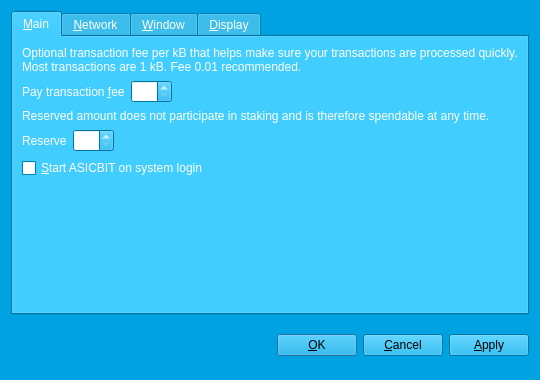
<?xml version="1.0" encoding="UTF-8"?>
<ui version="4.0">
 <class>OptionsDialog</class>
 <widget class="QDialog" name="OptionsDialog">
  <property name="geometry">
   <rect>
    <x>0</x>
    <y>0</y>
    <width>540</width>
    <height>380</height>
   </rect>
  </property>
  <property name="palette">
   <palette>
    <active>
     <colorrole role="WindowText">
      <brush brushstyle="SolidPattern">
       <color alpha="255">
        <red>255</red>
        <green>255</green>
        <blue>255</blue>
       </color>
      </brush>
     </colorrole>
     <colorrole role="Button">
      <brush brushstyle="SolidPattern">
       <color alpha="255">
        <red>0</red>
        <green>162</green>
        <blue>225</blue>
       </color>
      </brush>
     </colorrole>
     <colorrole role="Light">
      <brush brushstyle="SolidPattern">
       <color alpha="255">
        <red>82</red>
        <green>207</green>
        <blue>255</blue>
       </color>
      </brush>
     </colorrole>
     <colorrole role="Midlight">
      <brush brushstyle="SolidPattern">
       <color alpha="255">
        <red>41</red>
        <green>184</green>
        <blue>240</blue>
       </color>
      </brush>
     </colorrole>
     <colorrole role="Dark">
      <brush brushstyle="SolidPattern">
       <color alpha="255">
        <red>0</red>
        <green>81</green>
        <blue>112</blue>
       </color>
      </brush>
     </colorrole>
     <colorrole role="Mid">
      <brush brushstyle="SolidPattern">
       <color alpha="255">
        <red>0</red>
        <green>108</green>
        <blue>150</blue>
       </color>
      </brush>
     </colorrole>
     <colorrole role="Text">
      <brush brushstyle="SolidPattern">
       <color alpha="255">
        <red>255</red>
        <green>255</green>
        <blue>255</blue>
       </color>
      </brush>
     </colorrole>
     <colorrole role="BrightText">
      <brush brushstyle="SolidPattern">
       <color alpha="255">
        <red>255</red>
        <green>255</green>
        <blue>255</blue>
       </color>
      </brush>
     </colorrole>
     <colorrole role="ButtonText">
      <brush brushstyle="SolidPattern">
       <color alpha="255">
        <red>0</red>
        <green>0</green>
        <blue>0</blue>
       </color>
      </brush>
     </colorrole>
     <colorrole role="Base">
      <brush brushstyle="SolidPattern">
       <color alpha="255">
        <red>255</red>
        <green>255</green>
        <blue>255</blue>
       </color>
      </brush>
     </colorrole>
     <colorrole role="Window">
      <brush brushstyle="SolidPattern">
       <color alpha="255">
        <red>0</red>
        <green>162</green>
        <blue>225</blue>
       </color>
      </brush>
     </colorrole>
     <colorrole role="Shadow">
      <brush brushstyle="SolidPattern">
       <color alpha="255">
        <red>0</red>
        <green>0</green>
        <blue>0</blue>
       </color>
      </brush>
     </colorrole>
     <colorrole role="AlternateBase">
      <brush brushstyle="SolidPattern">
       <color alpha="255">
        <red>127</red>
        <green>208</green>
        <blue>240</blue>
       </color>
      </brush>
     </colorrole>
     <colorrole role="ToolTipBase">
      <brush brushstyle="SolidPattern">
       <color alpha="255">
        <red>255</red>
        <green>255</green>
        <blue>220</blue>
       </color>
      </brush>
     </colorrole>
     <colorrole role="ToolTipText">
      <brush brushstyle="SolidPattern">
       <color alpha="255">
        <red>0</red>
        <green>0</green>
        <blue>0</blue>
       </color>
      </brush>
     </colorrole>
    </active>
    <inactive>
     <colorrole role="WindowText">
      <brush brushstyle="SolidPattern">
       <color alpha="255">
        <red>255</red>
        <green>255</green>
        <blue>255</blue>
       </color>
      </brush>
     </colorrole>
     <colorrole role="Button">
      <brush brushstyle="SolidPattern">
       <color alpha="255">
        <red>0</red>
        <green>162</green>
        <blue>225</blue>
       </color>
      </brush>
     </colorrole>
     <colorrole role="Light">
      <brush brushstyle="SolidPattern">
       <color alpha="255">
        <red>82</red>
        <green>207</green>
        <blue>255</blue>
       </color>
      </brush>
     </colorrole>
     <colorrole role="Midlight">
      <brush brushstyle="SolidPattern">
       <color alpha="255">
        <red>41</red>
        <green>184</green>
        <blue>240</blue>
       </color>
      </brush>
     </colorrole>
     <colorrole role="Dark">
      <brush brushstyle="SolidPattern">
       <color alpha="255">
        <red>0</red>
        <green>81</green>
        <blue>112</blue>
       </color>
      </brush>
     </colorrole>
     <colorrole role="Mid">
      <brush brushstyle="SolidPattern">
       <color alpha="255">
        <red>0</red>
        <green>108</green>
        <blue>150</blue>
       </color>
      </brush>
     </colorrole>
     <colorrole role="Text">
      <brush brushstyle="SolidPattern">
       <color alpha="255">
        <red>255</red>
        <green>255</green>
        <blue>255</blue>
       </color>
      </brush>
     </colorrole>
     <colorrole role="BrightText">
      <brush brushstyle="SolidPattern">
       <color alpha="255">
        <red>255</red>
        <green>255</green>
        <blue>255</blue>
       </color>
      </brush>
     </colorrole>
     <colorrole role="ButtonText">
      <brush brushstyle="SolidPattern">
       <color alpha="255">
        <red>0</red>
        <green>0</green>
        <blue>0</blue>
       </color>
      </brush>
     </colorrole>
     <colorrole role="Base">
      <brush brushstyle="SolidPattern">
       <color alpha="255">
        <red>255</red>
        <green>255</green>
        <blue>255</blue>
       </color>
      </brush>
     </colorrole>
     <colorrole role="Window">
      <brush brushstyle="SolidPattern">
       <color alpha="255">
        <red>0</red>
        <green>162</green>
        <blue>225</blue>
       </color>
      </brush>
     </colorrole>
     <colorrole role="Shadow">
      <brush brushstyle="SolidPattern">
       <color alpha="255">
        <red>0</red>
        <green>0</green>
        <blue>0</blue>
       </color>
      </brush>
     </colorrole>
     <colorrole role="AlternateBase">
      <brush brushstyle="SolidPattern">
       <color alpha="255">
        <red>127</red>
        <green>208</green>
        <blue>240</blue>
       </color>
      </brush>
     </colorrole>
     <colorrole role="ToolTipBase">
      <brush brushstyle="SolidPattern">
       <color alpha="255">
        <red>255</red>
        <green>255</green>
        <blue>220</blue>
       </color>
      </brush>
     </colorrole>
     <colorrole role="ToolTipText">
      <brush brushstyle="SolidPattern">
       <color alpha="255">
        <red>0</red>
        <green>0</green>
        <blue>0</blue>
       </color>
      </brush>
     </colorrole>
    </inactive>
    <disabled>
     <colorrole role="WindowText">
      <brush brushstyle="SolidPattern">
       <color alpha="255">
        <red>0</red>
        <green>81</green>
        <blue>112</blue>
       </color>
      </brush>
     </colorrole>
     <colorrole role="Button">
      <brush brushstyle="SolidPattern">
       <color alpha="255">
        <red>0</red>
        <green>162</green>
        <blue>225</blue>
       </color>
      </brush>
     </colorrole>
     <colorrole role="Light">
      <brush brushstyle="SolidPattern">
       <color alpha="255">
        <red>82</red>
        <green>207</green>
        <blue>255</blue>
       </color>
      </brush>
     </colorrole>
     <colorrole role="Midlight">
      <brush brushstyle="SolidPattern">
       <color alpha="255">
        <red>41</red>
        <green>184</green>
        <blue>240</blue>
       </color>
      </brush>
     </colorrole>
     <colorrole role="Dark">
      <brush brushstyle="SolidPattern">
       <color alpha="255">
        <red>0</red>
        <green>81</green>
        <blue>112</blue>
       </color>
      </brush>
     </colorrole>
     <colorrole role="Mid">
      <brush brushstyle="SolidPattern">
       <color alpha="255">
        <red>0</red>
        <green>108</green>
        <blue>150</blue>
       </color>
      </brush>
     </colorrole>
     <colorrole role="Text">
      <brush brushstyle="SolidPattern">
       <color alpha="255">
        <red>0</red>
        <green>81</green>
        <blue>112</blue>
       </color>
      </brush>
     </colorrole>
     <colorrole role="BrightText">
      <brush brushstyle="SolidPattern">
       <color alpha="255">
        <red>255</red>
        <green>255</green>
        <blue>255</blue>
       </color>
      </brush>
     </colorrole>
     <colorrole role="ButtonText">
      <brush brushstyle="SolidPattern">
       <color alpha="255">
        <red>0</red>
        <green>81</green>
        <blue>112</blue>
       </color>
      </brush>
     </colorrole>
     <colorrole role="Base">
      <brush brushstyle="SolidPattern">
       <color alpha="255">
        <red>0</red>
        <green>162</green>
        <blue>225</blue>
       </color>
      </brush>
     </colorrole>
     <colorrole role="Window">
      <brush brushstyle="SolidPattern">
       <color alpha="255">
        <red>0</red>
        <green>162</green>
        <blue>225</blue>
       </color>
      </brush>
     </colorrole>
     <colorrole role="Shadow">
      <brush brushstyle="SolidPattern">
       <color alpha="255">
        <red>0</red>
        <green>0</green>
        <blue>0</blue>
       </color>
      </brush>
     </colorrole>
     <colorrole role="AlternateBase">
      <brush brushstyle="SolidPattern">
       <color alpha="255">
        <red>0</red>
        <green>162</green>
        <blue>225</blue>
       </color>
      </brush>
     </colorrole>
     <colorrole role="ToolTipBase">
      <brush brushstyle="SolidPattern">
       <color alpha="255">
        <red>255</red>
        <green>255</green>
        <blue>220</blue>
       </color>
      </brush>
     </colorrole>
     <colorrole role="ToolTipText">
      <brush brushstyle="SolidPattern">
       <color alpha="255">
        <red>0</red>
        <green>0</green>
        <blue>0</blue>
       </color>
      </brush>
     </colorrole>
    </disabled>
   </palette>
  </property>
  <property name="windowTitle">
   <string>Options</string>
  </property>
  <property name="modal">
   <bool>true</bool>
  </property>
  <layout class="QVBoxLayout" name="verticalLayout">
   <item>
    <widget class="QTabWidget" name="tabWidget">
     <property name="tabPosition">
      <enum>QTabWidget::North</enum>
     </property>
     <property name="currentIndex">
      <number>0</number>
     </property>
     <widget class="QWidget" name="tabMain">
      <attribute name="title">
       <string>&amp;Main</string>
      </attribute>
      <layout class="QVBoxLayout" name="verticalLayout_Main">
       <item>
        <widget class="QLabel" name="transactionFeeInfoLabel">
         <property name="text">
          <string>Optional transaction fee per kB that helps make sure your transactions are processed quickly. Most transactions are 1 kB. Fee 0.01 recommended.</string>
         </property>
         <property name="textFormat">
          <enum>Qt::PlainText</enum>
         </property>
         <property name="wordWrap">
          <bool>true</bool>
         </property>
        </widget>
       </item>
       <item>
        <layout class="QHBoxLayout" name="horizontalLayoutFee">
         <item>
          <widget class="QLabel" name="transactionFeeLabel">
           <property name="text">
            <string>Pay transaction &amp;fee</string>
           </property>
           <property name="textFormat">
            <enum>Qt::PlainText</enum>
           </property>
           <property name="buddy">
            <cstring>transactionFee</cstring>
           </property>
          </widget>
         </item>
         <item>
          <widget class="BitcoinAmountField" name="transactionFee"/>
         </item>
         <item>
          <spacer name="horizontalSpacerFee">
           <property name="orientation">
            <enum>Qt::Horizontal</enum>
           </property>
           <property name="sizeHint" stdset="0">
            <size>
             <width>40</width>
             <height>20</height>
            </size>
           </property>
          </spacer>
         </item>
        </layout>
       </item>
       <item>
        <widget class="QLabel" name="reserveBalanceInfoLabel">
         <property name="text">
          <string>Reserved amount does not participate in staking and is therefore spendable at any time.</string>
         </property>
         <property name="textFormat">
          <enum>Qt::PlainText</enum>
         </property>
         <property name="wordWrap">
          <bool>true</bool>
         </property>
        </widget>
       </item>
       <item>
        <layout class="QHBoxLayout" name="horizontalLayoutReserveBalance">
         <item>
          <widget class="QLabel" name="reserveBalanceLabel">
           <property name="text">
            <string>Reserve</string>
           </property>
           <property name="textFormat">
            <enum>Qt::PlainText</enum>
           </property>
           <property name="buddy">
            <cstring>reserveBalance</cstring>
           </property>
          </widget>
         </item>
         <item>
          <widget class="BitcoinAmountField" name="reserveBalance"/>
         </item>
         <item>
          <spacer name="horizontalSpacerReserveBalance">
           <property name="orientation">
            <enum>Qt::Horizontal</enum>
           </property>
           <property name="sizeHint" stdset="0">
            <size>
             <width>40</width>
             <height>20</height>
            </size>
           </property>
          </spacer>
         </item>
        </layout>
       </item>
       <item>
        <widget class="QCheckBox" name="bitcoinAtStartup">
         <property name="toolTip">
          <string>Automatically start ASICBIT after logging in to the system.</string>
         </property>
         <property name="text">
          <string>&amp;Start ASICBIT on system login</string>
         </property>
        </widget>
       </item>
       <item>
        <spacer name="verticalSpacer_Main">
         <property name="orientation">
          <enum>Qt::Vertical</enum>
         </property>
         <property name="sizeHint" stdset="0">
          <size>
           <width>20</width>
           <height>40</height>
          </size>
         </property>
        </spacer>
       </item>
      </layout>
     </widget>
     <widget class="QWidget" name="tabNetwork">
      <attribute name="title">
       <string>&amp;Network</string>
      </attribute>
      <layout class="QVBoxLayout" name="verticalLayout_Network">
       <item>
        <widget class="QCheckBox" name="mapPortUpnp">
         <property name="toolTip">
          <string>Automatically open the ASICBIT client port on the router. This only works when your router supports UPnP and it is enabled.</string>
         </property>
         <property name="text">
          <string>Map port using &amp;UPnP</string>
         </property>
        </widget>
       </item>
       <item>
        <widget class="QCheckBox" name="connectSocks">
         <property name="toolTip">
          <string>Connect to the ASICBIT network through a SOCKS proxy (e.g. when connecting through Tor).</string>
         </property>
         <property name="text">
          <string>&amp;Connect through SOCKS proxy:</string>
         </property>
        </widget>
       </item>
       <item>
        <layout class="QHBoxLayout" name="horizontalLayout_Network">
         <item>
          <widget class="QLabel" name="proxyIpLabel">
           <property name="text">
            <string>Proxy &amp;IP:</string>
           </property>
           <property name="textFormat">
            <enum>Qt::PlainText</enum>
           </property>
           <property name="buddy">
            <cstring>proxyIp</cstring>
           </property>
          </widget>
         </item>
         <item>
          <widget class="QValidatedLineEdit" name="proxyIp">
           <property name="maximumSize">
            <size>
             <width>140</width>
             <height>16777215</height>
            </size>
           </property>
           <property name="toolTip">
            <string>IP address of the proxy (e.g. 127.0.0.1)</string>
           </property>
          </widget>
         </item>
         <item>
          <widget class="QLabel" name="proxyPortLabel">
           <property name="text">
            <string>&amp;Port:</string>
           </property>
           <property name="textFormat">
            <enum>Qt::PlainText</enum>
           </property>
           <property name="buddy">
            <cstring>proxyPort</cstring>
           </property>
          </widget>
         </item>
         <item>
          <widget class="QLineEdit" name="proxyPort">
           <property name="maximumSize">
            <size>
             <width>55</width>
             <height>16777215</height>
            </size>
           </property>
           <property name="toolTip">
            <string>Port of the proxy (e.g. 9050)</string>
           </property>
          </widget>
         </item>
         <item>
          <widget class="QLabel" name="socksVersionLabel">
           <property name="text">
            <string>SOCKS &amp;Version:</string>
           </property>
           <property name="textFormat">
            <enum>Qt::PlainText</enum>
           </property>
           <property name="buddy">
            <cstring>socksVersion</cstring>
           </property>
          </widget>
         </item>
         <item>
          <widget class="QValueComboBox" name="socksVersion">
           <property name="toolTip">
            <string>SOCKS version of the proxy (e.g. 5)</string>
           </property>
          </widget>
         </item>
         <item>
          <spacer name="horizontalSpacer_Network">
           <property name="orientation">
            <enum>Qt::Horizontal</enum>
           </property>
           <property name="sizeHint" stdset="0">
            <size>
             <width>40</width>
             <height>20</height>
            </size>
           </property>
          </spacer>
         </item>
        </layout>
       </item>
       <item>
        <spacer name="verticalSpacer_Network">
         <property name="orientation">
          <enum>Qt::Vertical</enum>
         </property>
         <property name="sizeHint" stdset="0">
          <size>
           <width>20</width>
           <height>40</height>
          </size>
         </property>
        </spacer>
       </item>
      </layout>
     </widget>
     <widget class="QWidget" name="tabWindow">
      <attribute name="title">
       <string>&amp;Window</string>
      </attribute>
      <layout class="QVBoxLayout" name="verticalLayout_Window">
       <item>
        <widget class="QCheckBox" name="minimizeToTray">
         <property name="toolTip">
          <string>Show only a tray icon after minimizing the window.</string>
         </property>
         <property name="text">
          <string>&amp;Minimize to the tray instead of the taskbar</string>
         </property>
        </widget>
       </item>
       <item>
        <widget class="QCheckBox" name="minimizeOnClose">
         <property name="toolTip">
          <string>Minimize instead of exit the application when the window is closed. When this option is enabled, the application will be closed only after selecting Quit in the menu.</string>
         </property>
         <property name="text">
          <string>M&amp;inimize on close</string>
         </property>
        </widget>
       </item>
       <item>
        <spacer name="verticalSpacer_Window">
         <property name="orientation">
          <enum>Qt::Vertical</enum>
         </property>
         <property name="sizeHint" stdset="0">
          <size>
           <width>20</width>
           <height>40</height>
          </size>
         </property>
        </spacer>
       </item>
      </layout>
     </widget>
     <widget class="QWidget" name="tabDisplay">
      <attribute name="title">
       <string>&amp;Display</string>
      </attribute>
      <layout class="QVBoxLayout" name="verticalLayout_Display">
       <item>
        <layout class="QHBoxLayout" name="horizontalLayout_1_Display">
         <item>
          <widget class="QLabel" name="langLabel">
           <property name="text">
            <string>User Interface &amp;language:</string>
           </property>
           <property name="textFormat">
            <enum>Qt::PlainText</enum>
           </property>
           <property name="buddy">
            <cstring>lang</cstring>
           </property>
          </widget>
         </item>
         <item>
          <widget class="QValueComboBox" name="lang">
           <property name="toolTip">
            <string>The user interface language can be set here. This setting will take effect after restarting ASICBIT.</string>
           </property>
          </widget>
         </item>
        </layout>
       </item>
       <item>
        <layout class="QHBoxLayout" name="horizontalLayout_2_Display">
         <item>
          <widget class="QLabel" name="unitLabel">
           <property name="text">
            <string>&amp;Unit to show amounts in:</string>
           </property>
           <property name="textFormat">
            <enum>Qt::PlainText</enum>
           </property>
           <property name="buddy">
            <cstring>unit</cstring>
           </property>
          </widget>
         </item>
         <item>
          <widget class="QValueComboBox" name="unit">
           <property name="toolTip">
            <string>Choose the default subdivision unit to show in the interface and when sending coins.</string>
           </property>
          </widget>
         </item>
        </layout>
       </item>
       <item>
        <widget class="QCheckBox" name="displayAddresses">
         <property name="toolTip">
          <string>Whether to show ASICBIT addresses in the transaction list or not.</string>
         </property>
         <property name="text">
          <string>&amp;Display addresses in transaction list</string>
         </property>
        </widget>
       </item>
       <item>
        <widget class="QCheckBox" name="coinControlFeatures">
         <property name="toolTip">
          <string>Whether to show coin control features or not.</string>
         </property>
         <property name="text">
          <string>Display coin &amp;control features (experts only!)</string>
         </property>
        </widget>
       </item>
       <item>
        <spacer name="verticalSpacer_Display">
         <property name="orientation">
          <enum>Qt::Vertical</enum>
         </property>
         <property name="sizeHint" stdset="0">
          <size>
           <width>20</width>
           <height>40</height>
          </size>
         </property>
        </spacer>
       </item>
      </layout>
     </widget>
    </widget>
   </item>
   <item>
    <layout class="QHBoxLayout" name="horizontalLayout_Buttons">
     <item>
      <spacer name="horizontalSpacer_1">
       <property name="orientation">
        <enum>Qt::Horizontal</enum>
       </property>
       <property name="sizeHint" stdset="0">
        <size>
         <width>40</width>
         <height>48</height>
        </size>
       </property>
      </spacer>
     </item>
     <item>
      <widget class="QLabel" name="statusLabel">
       <property name="font">
        <font>
         <weight>75</weight>
         <bold>true</bold>
        </font>
       </property>
       <property name="text">
        <string/>
       </property>
       <property name="textFormat">
        <enum>Qt::PlainText</enum>
       </property>
       <property name="wordWrap">
        <bool>true</bool>
       </property>
      </widget>
     </item>
     <item>
      <spacer name="horizontalSpacer_2">
       <property name="orientation">
        <enum>Qt::Horizontal</enum>
       </property>
       <property name="sizeHint" stdset="0">
        <size>
         <width>40</width>
         <height>48</height>
        </size>
       </property>
      </spacer>
     </item>
     <item>
      <widget class="QPushButton" name="okButton">
       <property name="text">
        <string>&amp;OK</string>
       </property>
      </widget>
     </item>
     <item>
      <widget class="QPushButton" name="cancelButton">
       <property name="text">
        <string>&amp;Cancel</string>
       </property>
       <property name="autoDefault">
        <bool>false</bool>
       </property>
      </widget>
     </item>
     <item>
      <widget class="QPushButton" name="applyButton">
       <property name="text">
        <string>&amp;Apply</string>
       </property>
       <property name="autoDefault">
        <bool>false</bool>
       </property>
      </widget>
     </item>
    </layout>
   </item>
  </layout>
 </widget>
 <customwidgets>
  <customwidget>
   <class>BitcoinAmountField</class>
   <extends>QSpinBox</extends>
   <header>bitcoinamountfield.h</header>
   <container>1</container>
  </customwidget>
  <customwidget>
   <class>QValidatedLineEdit</class>
   <extends>QLineEdit</extends>
   <header>qvalidatedlineedit.h</header>
  </customwidget>
  <customwidget>
   <class>QValueComboBox</class>
   <extends>QComboBox</extends>
   <header>qvaluecombobox.h</header>
  </customwidget>
 </customwidgets>
 <resources/>
 <connections/>
</ui>
